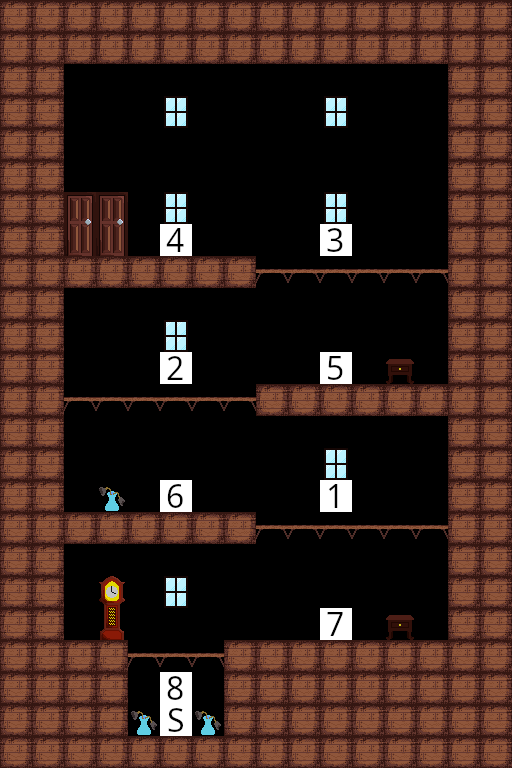

The image is a tile-based game level rendered from a .tmx file. Its description and complete source (layers, tilesets, objects, tile grids) follow:
An orthogonal 16x24 tile map with 32x32 px tiles, 1 tile layer (Tile Layer 1).

<map version="1.10" tiledversion="1.10.2" orientation="orthogonal" renderorder="right-down" width="16" height="24" tilewidth="32" tileheight="32" infinite="0" nextlayerid="2" nextobjectid="1">
 <editorsettings>
  <export target="../assets/levels/LevelWeaveRedux.csv" format="csv" />
 </editorsettings>
 <tileset firstgid="1" source="tiles.tsx" />
 <layer id="1" name="Tile Layer 1" width="16" height="24">
  <data encoding="csv">
2,2,2,2,2,2,2,2,2,2,2,2,2,2,2,2,
2,2,2,2,2,2,2,2,2,2,2,2,2,2,2,2,
2,2,0,0,0,0,0,0,0,0,0,0,0,0,2,2,
2,2,0,0,0,23,0,0,0,0,23,0,0,0,2,2,
2,2,0,0,0,0,0,0,0,0,0,0,0,0,2,2,
2,2,0,0,0,0,0,0,0,0,0,0,0,0,2,2,
2,2,0,0,0,23,0,0,0,0,23,0,0,0,2,2,
2,2,24,24,0,104,0,0,0,0,103,0,0,0,2,2,
2,2,2,2,2,2,2,2,3,3,3,3,3,3,2,2,
2,2,0,0,0,0,0,0,0,0,0,0,0,0,2,2,
2,2,0,0,0,23,0,0,0,0,0,0,0,0,2,2,
2,2,0,0,0,102,0,0,0,0,105,0,21,0,2,2,
2,2,3,3,3,3,3,3,2,2,2,2,2,2,2,2,
2,2,0,0,0,0,0,0,0,0,0,0,0,0,2,2,
2,2,0,0,0,0,0,0,0,0,23,0,0,0,2,2,
2,2,0,22,0,106,0,0,0,0,101,0,0,0,2,2,
2,2,2,2,2,2,2,2,3,3,3,3,3,3,2,2,
2,2,0,0,0,0,0,0,0,0,0,0,0,0,2,2,
2,2,0,0,0,23,0,0,0,0,0,0,0,0,2,2,
2,2,0,25,0,0,0,0,0,0,107,0,21,0,2,2,
2,2,2,2,3,3,3,2,2,2,2,2,2,2,2,2,
2,2,2,2,0,108,0,2,2,2,2,2,2,2,2,2,
2,2,2,2,22,6,22,2,2,2,2,2,2,2,2,2,
2,2,2,2,2,2,2,2,2,2,2,2,2,2,2,2
</data>
 </layer>
</map>
